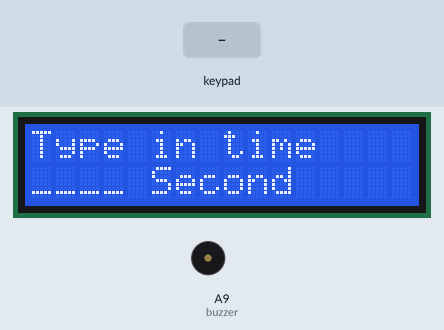
Recording of a sketch running on a simulated Arduino Mega 2560, built with avr-gcc and run on an emulated ATmega2560. On the bench: 16×2 character LCD, buzzer (waves = sounding, pin HIGH). The test bench sets the inputs (shaded band). Random numbers use the default seed unless the sketch sets one; what the sketch prints to the serial monitor is not drawn.

Above: at 1.2 s.
1.3 s: keypad keys 0 0 1 0 pressed 0.4 s apart
At 3.1 s:
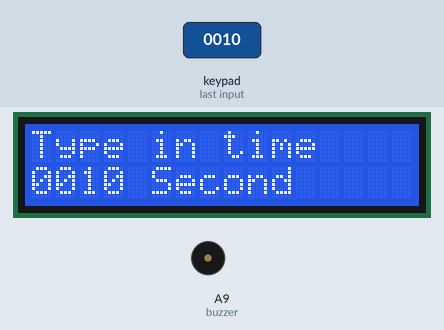
At 4.1 s:
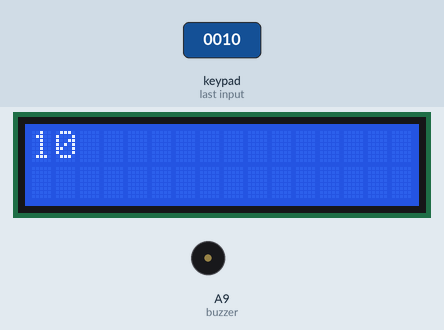
Timing chart, 0 to 16.1 s (numbered marks = the images above; inputs shaded):
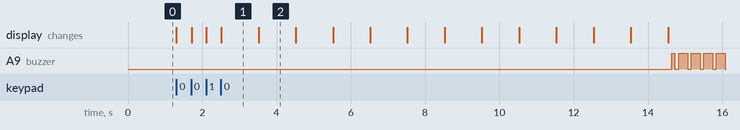

The sketch:

finnal.ino
```cpp
/*
*摩斯密碼規則:
*點為一個時間長度
*劃為三個時間長度
*
*
*輸入時間即可設定鬧鐘
*時間到後會響摩斯密碼
*
*/

String morseCode[4][4]={
    "0010","0","100","1010",
    "1000","00011","10000","11110",
    "01","00111","00000","11100",
    "11111","01111","00001","11000"};
String morseTemp[2];
#define output OUTPUT
#define high HIGH
#define input INPUT
#define low LOW
int buzzer = A9;
#include <LiquidCrystal.h>
#include <Keypad.h>
const byte row = 4;
const byte col = 4;
char hexaKeys[row][col]={
    'F','E','D','C',
    'B','3','6','9',
    'A','2','5','8',
    '0','1','4','7',};
byte rowp[row]={25,24,23,22};
byte colp[col]={29,28,27,26};
LiquidCrystal lcd(49,48,47,43,42,41);

Keypad pad =Keypad(makeKeymap(hexaKeys),rowp,colp,row,col);


void setup()
{

    pinMode(buzzer, output);
    lcd.begin(16,2);
    lcd.clear();
    lcd.setCursor(0,0);
    lcd.print("Type in time");
    lcd.setCursor(0,1);
    lcd.print("____ Second");
    Serial.begin(9600);

}
int cursorIndex=0;
String inpu="";
int taimu=0;
int sw = 1;
String ans = "" ;
String Pswd="FE";
int timer = 50;
int r,c;
int countbee=4;

void loop()
{


    lcd.setCursor(cursorIndex,1);
    char ckey = pad.getKey();
    if( ckey ){

        if(sw){

            lcd.print(ckey);
            inpu+=ckey;
            cursorIndex+=1;

            if(cursorIndex==4)
            {

                cursorIndex=0;
                lcd.setCursor(cursorIndex,1);
                delay(1000);
                lcd.print("____");
                lcd.setCursor(cursorIndex,1);
                taimu=inpu.toInt();
                lcd.clear();
                lcd.setCursor(0,0);
                for( taimu ; taimu >= 0 ; taimu --)
                {
                    lcd.clear();
                    lcd.print(taimu);
                    delay(1000);
                }
                inpu="";
                sw=0;
                lcd.clear();
                lcd.setCursor(0,0);
                lcd.print("Input Passwd");
                lcd.setCursor(0,1);
                Pswd="";
                generalPwd();

            }
        }

        else if(!sw) {

            ans+=ckey;
            lcd.print(ckey);
            cursorIndex+=1;

            if(cursorIndex==2)
            {
                cursorIndex=0;
                lcd.setCursor(cursorIndex,1);
                delay(1000);
                lcd.print("      ");
                lcd.setCursor(cursorIndex,1);

                if( ans == Pswd)
                {
                    sw=1;
                    ans="";
                    lcd.clear();
                    lcd.setCursor(0,0);
                    lcd.print("Type in time");
                    lcd.setCursor(0,1);
                    lcd.print("____ Second");
                }
                else
                {
                    lcd.clear();
                    lcd.setCursor(0,0);
                    lcd.print("Input Passwd");
                    lcd.setCursor(0,1);
                    ans="";
                }
                countbee = 4;
            }
        }

    }


    if(!sw && countbee)
    {
        for( countbee ; countbee>=0 ; countbee-- )
        {
            for(int i = 0 ; i < 2 ; i++)
            {
                morse(morseTemp[i]);
            }
        }
    }


}

void generalPwd(){
    r = random(0, 4);
    c = random(0, 4);
    Pswd+=hexaKeys[r][c];
    morseTemp[0]=morseCode[r][c];
    delay(100);
    r = random(0, 4);
    c = random(0, 4);
    Pswd+=hexaKeys[r][c];
    morseTemp[1]=morseCode[r][c];
    Serial.println(Pswd);
}

void morse( String inStr )
{
    for( int i = 0 ; i <inStr.length(); i++ )
    {
        char outpu = inStr[i];
        if( outpu == '0')
        {
            digitalWrite(A9, high);
            delay(80);
            digitalWrite(A9, low);
            delay(100);
        }
        else {
            digitalWrite(A9, high);
            delay(240);
            digitalWrite(A9, low);
            delay(100);
        }
    }

    delay(100);
}
```

Measured:
- after the input at 1.3 s, A9 (buzzer): LOW → HIGH after 13.3 s, then repeats every 0.34 s: LOW 0.10 s, HIGH 0.24 s; the display: first changes at once (image 1 shows a later state)
- what the display in image 1 shows lasts 1.0 s, from 2.5 s to 3.5 s
